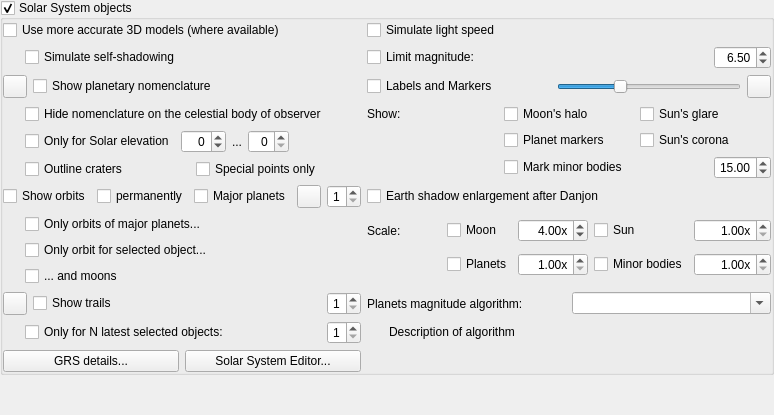
        <widget class="QWidget" name="page_SS">
         <layout class="QGridLayout" name="gridLayout_22">
          <property name="leftMargin">
           <number>0</number>
          </property>
          <property name="topMargin">
           <number>0</number>
          </property>
          <property name="rightMargin">
           <number>0</number>
          </property>
          <property name="bottomMargin">
           <number>0</number>
          </property>
          <property name="spacing">
           <number>0</number>
          </property>
          <item row="4" column="0">
           <spacer name="verticalSpacer">
            <property name="orientation">
             <enum>Qt::Vertical</enum>
            </property>
            <property name="sizeHint" stdset="0">
             <size>
              <width>20</width>
              <height>40</height>
             </size>
            </property>
           </spacer>
          </item>
          <item row="3" column="0">
           <widget class="QGroupBox" name="planetsGroupBox">
            <property name="title">
             <string>Solar System objects</string>
            </property>
            <property name="flat">
             <bool>true</bool>
            </property>
            <property name="checkable">
             <bool>true</bool>
            </property>
            <layout class="QGridLayout" name="gridLayout_20">
             <property name="leftMargin">
              <number>0</number>
             </property>
             <property name="topMargin">
              <number>0</number>
             </property>
             <property name="rightMargin">
              <number>0</number>
             </property>
             <property name="bottomMargin">
              <number>0</number>
             </property>
             <item row="2" column="1">
              <layout class="QHBoxLayout" name="horizontalLayout_17">
               <item>
                <widget class="QCheckBox" name="planetLabelCheckBox">
                 <property name="text">
                  <string>Labels and Markers</string>
                 </property>
                </widget>
               </item>
               <item>
                <widget class="QSlider" name="planetsLabelsHorizontalSlider">
                 <property name="sizePolicy">
                  <sizepolicy hsizetype="Preferred" vsizetype="Fixed">
                   <horstretch>0</horstretch>
                   <verstretch>0</verstretch>
                  </sizepolicy>
                 </property>
                 <property name="value">
                  <number>33</number>
                 </property>
                 <property name="orientation">
                  <enum>Qt::Horizontal</enum>
                 </property>
                </widget>
               </item>
               <item>
                <widget class="ColorButton" name="planetLabelColor">
                 <property name="toolTip">
                  <string>Color of planet labels</string>
                 </property>
                </widget>
               </item>
              </layout>
             </item>
             <item row="12" column="1">
              <layout class="QHBoxLayout" name="horizontalLayout_6">
               <item>
                <widget class="QLabel" name="planetDetailsLabel">
                 <property name="toolTip">
                  <string>Planets magnitude algorithm</string>
                 </property>
                 <property name="text">
                  <string>Planets magnitude algorithm:</string>
                 </property>
                </widget>
               </item>
               <item>
                <widget class="QComboBox" name="planetMagnitudeAlgorithmComboBox">
                 <property name="editable">
                  <bool>true</bool>
                 </property>
                 <property name="insertPolicy">
                  <enum>QComboBox::NoInsert</enum>
                 </property>
                </widget>
               </item>
              </layout>
             </item>
             <item row="12" column="0">
              <layout class="QHBoxLayout" name="horizontalLayout_19">
               <item>
                <widget class="ColorButton" name="planetTrailsColor">
                 <property name="toolTip">
                  <string>Color of trails</string>
                 </property>
                </widget>
               </item>
               <item>
                <widget class="QCheckBox" name="planetTrailsCheckBox">
                 <property name="sizePolicy">
                  <sizepolicy hsizetype="MinimumExpanding" vsizetype="Fixed">
                   <horstretch>0</horstretch>
                   <verstretch>0</verstretch>
                  </sizepolicy>
                 </property>
                 <property name="text">
                  <string>Show trails</string>
                 </property>
                </widget>
               </item>
               <item>
                <widget class="QSpinBox" name="planetTrailsThicknessSpinBox">
                 <property name="toolTip">
                  <string>Trails thickness in pixels</string>
                 </property>
                 <property name="alignment">
                  <set>Qt::AlignRight|Qt::AlignTrailing|Qt::AlignVCenter</set>
                 </property>
                 <property name="minimum">
                  <number>1</number>
                 </property>
                 <property name="maximum">
                  <number>5</number>
                 </property>
                </widget>
               </item>
              </layout>
             </item>
             <item row="8" column="1">
              <widget class="QCheckBox" name="shadowEnlargementDanjonCheckBox">
               <property name="toolTip">
                <string>Astronomical Almanac (default) has 2% enlargement, Danjon (1951) uses a slightly different model</string>
               </property>
               <property name="text">
                <string>Earth shadow enlargement after Danjon</string>
               </property>
              </widget>
             </item>
             <item row="1" column="1">
              <layout class="QHBoxLayout" name="planetLimMagHorizontalLayout">
               <item>
                <widget class="QCheckBox" name="planetLimitMagnitudeCheckBox">
                 <property name="sizePolicy">
                  <sizepolicy hsizetype="MinimumExpanding" vsizetype="Fixed">
                   <horstretch>0</horstretch>
                   <verstretch>0</verstretch>
                  </sizepolicy>
                 </property>
                 <property name="toolTip">
                  <string>Limit the magnitude of solar system objects</string>
                 </property>
                 <property name="text">
                  <string>Limit magnitude:</string>
                 </property>
                </widget>
               </item>
               <item>
                <widget class="QDoubleSpinBox" name="planetLimitMagnitudeDoubleSpinBox">
                 <property name="alignment">
                  <set>Qt::AlignRight|Qt::AlignTrailing|Qt::AlignVCenter</set>
                 </property>
                 <property name="minimum">
                  <double>-5.000000000000000</double>
                 </property>
                 <property name="maximum">
                  <double>25.000000000000000</double>
                 </property>
                 <property name="singleStep">
                  <double>0.100000000000000</double>
                 </property>
                 <property name="value">
                  <double>6.500000000000000</double>
                 </property>
                </widget>
               </item>
              </layout>
             </item>
             <item row="8" column="0">
              <layout class="QHBoxLayout" name="horizontalLayout_16">
               <property name="bottomMargin">
                <number>0</number>
               </property>
               <item>
                <widget class="QCheckBox" name="planetOrbitCheckBox">
                 <property name="sizePolicy">
                  <sizepolicy hsizetype="Minimum" vsizetype="Fixed">
                   <horstretch>0</horstretch>
                   <verstretch>0</verstretch>
                  </sizepolicy>
                 </property>
                 <property name="text">
                  <string>Show orbits</string>
                 </property>
                </widget>
               </item>
               <item>
                <widget class="QCheckBox" name="planetOrbitPermanentCheckBox">
                 <property name="sizePolicy">
                  <sizepolicy hsizetype="Minimum" vsizetype="Fixed">
                   <horstretch>0</horstretch>
                   <verstretch>0</verstretch>
                  </sizepolicy>
                 </property>
                 <property name="toolTip">
                  <string>Show orbit even if object is off screen</string>
                 </property>
                 <property name="text">
                  <string>permanently</string>
                 </property>
                </widget>
               </item>
               <item>
                <widget class="QCheckBox" name="planetOrbitMajorPlanetsCheckBox">
                 <property name="sizePolicy">
                  <sizepolicy hsizetype="MinimumExpanding" vsizetype="Fixed">
                   <horstretch>0</horstretch>
                   <verstretch>0</verstretch>
                  </sizepolicy>
                 </property>
                 <property name="toolTip">
                  <string>Show orbits of major planets</string>
                 </property>
                 <property name="text">
                  <string>Major planets</string>
                 </property>
                </widget>
               </item>
               <item>
                <widget class="QToolButton" name="pushButtonOrbitColors">
                 <property name="toolTip">
                  <string>Configure colors of orbit lines</string>
                 </property>
                 <property name="text">
                  <string notr="true"/>
                 </property>
                 <property name="icon">
                  <iconset resource="../../data/gui/guiRes.qrc">
                   <normaloff>:/graphicGui/uibtSettings.png</normaloff>
                   <disabledoff>:/graphicGui/uibtSettings-disabled.png</disabledoff>:/graphicGui/uibtSettings.png</iconset>
                 </property>
                </widget>
               </item>
               <item>
                <widget class="QSpinBox" name="planetOrbitsThicknessSpinBox">
                 <property name="toolTip">
                  <string>Orbits thickness in pixels</string>
                 </property>
                 <property name="alignment">
                  <set>Qt::AlignRight|Qt::AlignTrailing|Qt::AlignVCenter</set>
                 </property>
                 <property name="minimum">
                  <number>1</number>
                 </property>
                 <property name="maximum">
                  <number>5</number>
                 </property>
                </widget>
               </item>
              </layout>
             </item>
             <item row="2" column="0">
              <layout class="QHBoxLayout" name="horizontalLayout_9">
               <item>
                <widget class="ColorButton" name="planetNomenclatureColor">
                 <property name="toolTip">
                  <string>Color of nomenclature labels</string>
                 </property>
                 <property name="text">
                  <string/>
                 </property>
                </widget>
               </item>
               <item>
                <widget class="QCheckBox" name="planetNomenclatureCheckBox">
                 <property name="toolTip">
                  <string>Show hints and labels for planetary features</string>
                 </property>
                 <property name="text">
                  <string>Show planetary nomenclature</string>
                 </property>
                </widget>
               </item>
              </layout>
             </item>
             <item row="13" column="0">
              <layout class="QHBoxLayout" name="horizontalLayout_18">
               <property name="leftMargin">
                <number>22</number>
               </property>
               <item>
                <widget class="QCheckBox" name="planetIsolatedTrailsCheckBox">
                 <property name="sizePolicy">
                  <sizepolicy hsizetype="MinimumExpanding" vsizetype="Fixed">
                   <horstretch>0</horstretch>
                   <verstretch>0</verstretch>
                  </sizepolicy>
                 </property>
                 <property name="toolTip">
                  <string>Deactivate this option if you want to see the trails for all Solar system bodies.</string>
                 </property>
                 <property name="text">
                  <string>Only for N latest selected objects:</string>
                 </property>
                </widget>
               </item>
               <item>
                <widget class="QSpinBox" name="planetIsolatedTrailsSpinBox">
                 <property name="alignment">
                  <set>Qt::AlignRight|Qt::AlignTrailing|Qt::AlignVCenter</set>
                 </property>
                 <property name="minimum">
                  <number>1</number>
                 </property>
                 <property name="maximum">
                  <number>5</number>
                 </property>
                 <property name="value">
                  <number>1</number>
                 </property>
                </widget>
               </item>
              </layout>
             </item>
             <item row="10" column="0">
              <layout class="QVBoxLayout" name="verticalLayout">
               <property name="leftMargin">
                <number>22</number>
               </property>
               <item>
                <widget class="QCheckBox" name="planetOrbitOnlyCheckBox">
                 <property name="toolTip">
                  <string>Hide orbits of minor bodies.</string>
                 </property>
                 <property name="text">
                  <string>Only orbits of major planets...</string>
                 </property>
                </widget>
               </item>
               <item>
                <widget class="QCheckBox" name="planetIsolatedOrbitCheckBox">
                 <property name="toolTip">
                  <string>Show orbit only for selected SSO</string>
                 </property>
                 <property name="text">
                  <string>Only orbit for selected object...</string>
                 </property>
                </widget>
               </item>
               <item>
                <widget class="QCheckBox" name="planetOrbitsMoonCheckBox">
                 <property name="toolTip">
                  <string>Also show moons of selected object or planets.</string>
                 </property>
                 <property name="text">
                  <string>... and moons</string>
                 </property>
                </widget>
               </item>
              </layout>
             </item>
             <item row="3" column="1">
              <layout class="QGridLayout" name="gridLayout_9">
               <item row="1" column="1">
                <widget class="QCheckBox" name="planetMarkerCheckBox">
                 <property name="text">
                  <string>Planet markers</string>
                 </property>
                </widget>
               </item>
               <item row="1" column="2">
                <widget class="QCheckBox" name="drawSunCoronaCheckBox">
                 <property name="toolTip">
                  <string>Toggle permanent drawing of Sun's corona when atmosphere is disabled</string>
                 </property>
                 <property name="text">
                  <string>Sun's corona</string>
                 </property>
                </widget>
               </item>
               <item row="0" column="1">
                <widget class="QCheckBox" name="drawMoonHaloCheckBox">
                 <property name="toolTip">
                  <string>Toggle drawing halo around the Moon</string>
                 </property>
                 <property name="text">
                  <string>Moon's halo</string>
                 </property>
                </widget>
               </item>
               <item row="0" column="0">
                <widget class="QLabel" name="labelShow">
                 <property name="text">
                  <string>Show:</string>
                 </property>
                </widget>
               </item>
               <item row="0" column="2">
                <widget class="QCheckBox" name="drawSunGlareCheckBox">
                 <property name="toolTip">
                  <string>Toggle drawing Sun's glare</string>
                 </property>
                 <property name="text">
                  <string>Sun's glare</string>
                 </property>
                </widget>
               </item>
               <item row="2" column="1" colspan="2">
                <layout class="QHBoxLayout" name="horizontalLayout_2">
                 <item>
                  <widget class="QCheckBox" name="minorPlanetMarkersCheckBox">
                   <property name="toolTip">
                    <string>Show tiny circles for minor bodies regardless of magnitude</string>
                   </property>
                   <property name="text">
                    <string>Mark minor bodies</string>
                   </property>
                  </widget>
                 </item>
                 <item>
                  <spacer name="horizontalSpacer_4">
                   <property name="orientation">
                    <enum>Qt::Horizontal</enum>
                   </property>
                   <property name="sizeHint" stdset="0">
                    <size>
                     <width>40</width>
                     <height>20</height>
                    </size>
                   </property>
                  </spacer>
                 </item>
                 <item>
                  <widget class="QDoubleSpinBox" name="minorPlanetMarkerMagThresholdSpinBox">
                   <property name="toolTip">
                    <string>Draw markers for objects with magnitude brighter than this</string>
                   </property>
                   <property name="alignment">
                    <set>Qt::AlignRight|Qt::AlignTrailing|Qt::AlignVCenter</set>
                   </property>
                   <property name="decimals">
                    <number>2</number>
                   </property>
                   <property name="minimum">
                    <double>-5.000000000000000</double>
                   </property>
                   <property name="maximum">
                    <double>37.000000000000000</double>
                   </property>
                   <property name="singleStep">
                    <double>0.100000000000000</double>
                   </property>
                   <property name="value">
                    <double>15.000000000000000</double>
                   </property>
                  </widget>
                 </item>
                </layout>
               </item>
              </layout>
             </item>
             <item row="0" column="0">
              <widget class="QCheckBox" name="planetUseObjModelsCheckBox">
               <property name="toolTip">
                <string/>
               </property>
               <property name="text">
                <string>Use more accurate 3D models (where available)</string>
               </property>
              </widget>
             </item>
             <item row="0" column="1">
              <widget class="QCheckBox" name="planetLightSpeedCheckBox">
               <property name="toolTip">
                <string>Activate this option to simulate the effect of real speed of light (recommended).</string>
               </property>
               <property name="text">
                <string>Simulate light speed</string>
               </property>
              </widget>
             </item>
             <item row="14" column="0">
              <layout class="QHBoxLayout" name="horizontalLayout_15">
               <item>
                <widget class="QPushButton" name="pushButtonGrsDetails">
                 <property name="toolTip">
                  <string>Jupiter's Great Red Spot...</string>
                 </property>
                 <property name="text">
                  <string>GRS details...</string>
                 </property>
                </widget>
               </item>
               <item>
                <widget class="QPushButton" name="pushButtonSSE">
                 <property name="text">
                  <string>Solar System Editor...</string>
                 </property>
                </widget>
               </item>
              </layout>
             </item>
             <item row="10" column="1">
              <layout class="QGridLayout" name="gridLayout_5">
               <property name="bottomMargin">
                <number>5</number>
               </property>
               <item row="1" column="2">
                <widget class="QCheckBox" name="planetScalePlanetsCheckBox">
                 <property name="text">
                  <string comment="scale">Planets</string>
                 </property>
                </widget>
               </item>
               <item row="1" column="4">
                <widget class="QCheckBox" name="planetScaleMinorBodyCheckBox">
                 <property name="text">
                  <string comment="scale">Minor bodies</string>
                 </property>
                </widget>
               </item>
               <item row="1" column="5">
                <widget class="QDoubleSpinBox" name="minorBodyScaleFactor">
                 <property name="alignment">
                  <set>Qt::AlignRight|Qt::AlignTrailing|Qt::AlignVCenter</set>
                 </property>
                 <property name="suffix">
                  <string notr="true">x</string>
                 </property>
                 <property name="decimals">
                  <number>2</number>
                 </property>
                 <property name="minimum">
                  <double>1.000000000000000</double>
                 </property>
                 <property name="maximum">
                  <double>1000.000000000000000</double>
                 </property>
                 <property name="singleStep">
                  <double>0.500000000000000</double>
                 </property>
                </widget>
               </item>
               <item row="0" column="3">
                <widget class="QDoubleSpinBox" name="moonScaleFactor">
                 <property name="toolTip">
                  <string>Scale factor</string>
                 </property>
                 <property name="alignment">
                  <set>Qt::AlignRight|Qt::AlignTrailing|Qt::AlignVCenter</set>
                 </property>
                 <property name="suffix">
                  <string notr="true">x</string>
                 </property>
                 <property name="decimals">
                  <number>2</number>
                 </property>
                 <property name="minimum">
                  <double>1.000000000000000</double>
                 </property>
                 <property name="maximum">
                  <double>100.000000000000000</double>
                 </property>
                 <property name="singleStep">
                  <double>0.100000000000000</double>
                 </property>
                 <property name="value">
                  <double>4.000000000000000</double>
                 </property>
                </widget>
               </item>
               <item row="0" column="5">
                <widget class="QDoubleSpinBox" name="sunScaleFactor">
                 <property name="alignment">
                  <set>Qt::AlignRight|Qt::AlignTrailing|Qt::AlignVCenter</set>
                 </property>
                 <property name="suffix">
                  <string notr="true">x</string>
                 </property>
                 <property name="minimum">
                  <double>1.000000000000000</double>
                 </property>
                 <property name="maximum">
                  <double>100.000000000000000</double>
                 </property>
                 <property name="singleStep">
                  <double>0.500000000000000</double>
                 </property>
                </widget>
               </item>
               <item row="0" column="4">
                <widget class="QCheckBox" name="planetScaleSunCheckBox">
                 <property name="text">
                  <string comment="scale">Sun</string>
                 </property>
                </widget>
               </item>
               <item row="1" column="3">
                <widget class="QDoubleSpinBox" name="planetScaleFactor">
                 <property name="alignment">
                  <set>Qt::AlignRight|Qt::AlignTrailing|Qt::AlignVCenter</set>
                 </property>
                 <property name="suffix">
                  <string notr="true">x</string>
                 </property>
                 <property name="decimals">
                  <number>2</number>
                 </property>
                 <property name="minimum">
                  <double>1.000000000000000</double>
                 </property>
                 <property name="maximum">
                  <double>500.000000000000000</double>
                 </property>
                </widget>
               </item>
               <item row="0" column="0">
                <widget class="QLabel" name="labelScale">
                 <property name="text">
                  <string>Scale:</string>
                 </property>
                </widget>
               </item>
               <item row="0" column="2">
                <widget class="QCheckBox" name="planetScaleMoonCheckBox">
                 <property name="text">
                  <string comment="scale">Moon</string>
                 </property>
                </widget>
               </item>
               <item row="0" column="1">
                <spacer name="horizontalSpacer_17">
                 <property name="orientation">
                  <enum>Qt::Horizontal</enum>
                 </property>
                 <property name="sizeHint" stdset="0">
                  <size>
                   <width>40</width>
                   <height>20</height>
                  </size>
                 </property>
                </spacer>
               </item>
              </layout>
             </item>
             <item row="3" column="0">
              <layout class="QVBoxLayout" name="verticalLayout_2">
               <property name="leftMargin">
                <number>22</number>
               </property>
               <item>
                <widget class="QCheckBox" name="hidePlanetNomenclatureCheckBox">
                 <property name="text">
                  <string>Hide nomenclature on the celestial body of observer</string>
                 </property>
                </widget>
               </item>
               <item>
                <layout class="QHBoxLayout" name="terminatorHorizontalLayout">
                 <item>
                  <widget class="QCheckBox" name="showTerminatorNomenclatureOnlyCheckBox">
                   <property name="toolTip">
                    <string>Label only features along the terminator</string>
                   </property>
                   <property name="text">
                    <string>Only for Solar elevation</string>
                   </property>
                  </widget>
                 </item>
                 <item>
                  <widget class="QSpinBox" name="terminatorMinAltSpinbox">
                   <property name="toolTip">
                    <string>Minimum Solar altitude</string>
                   </property>
                   <property name="alignment">
                    <set>Qt::AlignRight|Qt::AlignTrailing|Qt::AlignVCenter</set>
                   </property>
                   <property name="minimum">
                    <number>-90</number>
                   </property>
                   <property name="maximum">
                    <number>20</number>
                   </property>
                  </widget>
                 </item>
                 <item>
                  <widget class="QLabel" name="labelTerminator">
                   <property name="text">
                    <string>...</string>
                   </property>
                  </widget>
                 </item>
                 <item>
                  <widget class="QSpinBox" name="terminatorMaxAltSpinbox">
                   <property name="toolTip">
                    <string>Maximum Solar altitude</string>
                   </property>
                   <property name="alignment">
                    <set>Qt::AlignRight|Qt::AlignTrailing|Qt::AlignVCenter</set>
                   </property>
                   <property name="maximum">
                    <number>90</number>
                   </property>
                  </widget>
                 </item>
                 <item>
                  <spacer name="horizontalSpacer_6">
                   <property name="orientation">
                    <enum>Qt::Horizontal</enum>
                   </property>
                   <property name="sizeHint" stdset="0">
                    <size>
                     <width>40</width>
                     <height>20</height>
                    </size>
                   </property>
                  </spacer>
                 </item>
                </layout>
               </item>
               <item>
                <layout class="QHBoxLayout" name="horizontalLayout_Nomenclature">
                 <item>
                  <widget class="QCheckBox" name="outlineCratersCheckBox">
                   <property name="toolTip">
                    <string>Mark impact features with ellipses</string>
                   </property>
                   <property name="text">
                    <string>Outline craters</string>
                   </property>
                  </widget>
                 </item>
                 <item>
                  <widget class="QCheckBox" name="showSpecialNomenclatureOnlyCheckBox">
                   <property name="toolTip">
                    <string>Show special nomenclature points only</string>
                   </property>
                   <property name="text">
                    <string>Special points only</string>
                   </property>
                  </widget>
                 </item>
                </layout>
               </item>
              </layout>
             </item>
             <item row="1" column="0">
              <layout class="QHBoxLayout" name="horizontalLayoutSelfShadowing">
               <property name="leftMargin">
                <number>22</number>
               </property>
               <item>
                <widget class="QCheckBox" name="planetShowObjSelfShadowsCheckBox">
                 <property name="toolTip">
                  <string/>
                 </property>
                 <property name="text">
                  <string>Simulate self-shadowing</string>
                 </property>
                </widget>
               </item>
              </layout>
             </item>
             <item row="13" column="1">
              <layout class="QVBoxLayout" name="verticalLayout_3">
               <property name="leftMargin">
                <number>22</number>
               </property>
               <property name="topMargin">
                <number>0</number>
               </property>
               <item>
                <widget class="QLabel" name="planetMagnitudeAlgorithmDescription">
                 <property name="text">
                  <string notr="true">Description of algorithm</string>
                 </property>
                 <property name="textFormat">
                  <enum>Qt::RichText</enum>
                 </property>
                 <property name="wordWrap">
                  <bool>true</bool>
                 </property>
                </widget>
               </item>
              </layout>
             </item>
            </layout>
           </widget>
          </item>
         </layout>
        </widget>
